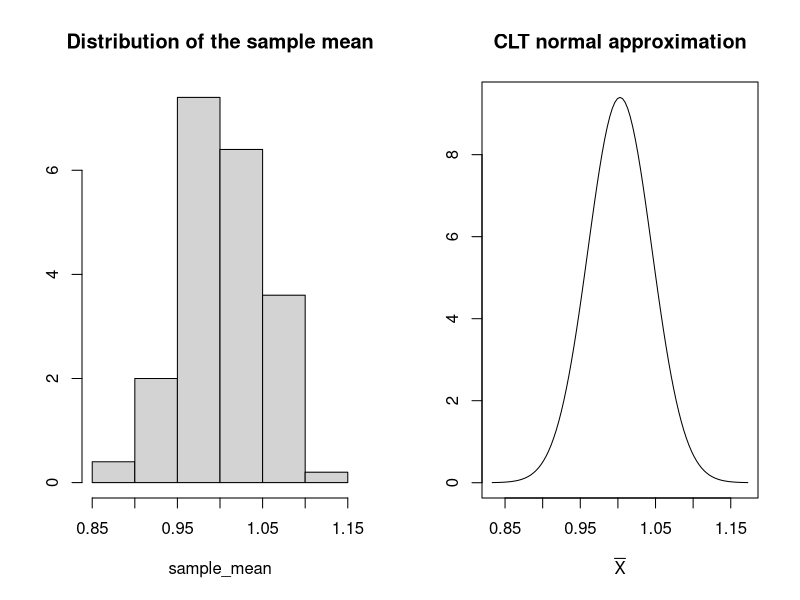

Write the R code that produced this figure.
## ---- chunk 1
knitr::opts_chunk$set(echo = TRUE)
rm(list=ls())
## ---- chunk 2
#This is the so-called truth
nstudents = 360000
nexam = 10
prob_cheat = 0.1
pop = data.frame("studentID" = 1:nstudents,
                 "cheat" = rbinom(nstudents, nexam, prob_cheat))
#Now forget the fact that we create this. Just imagine it is just... life!
## ---- chunk 3
#Taking samples from the population
sample_size = 500 #Number of students you draw out every time of investigation
nrep = 100 #You do it nrep times

sample_mean = rep(NA, nrep) #You don't need to learn to code this
set.seed(802)
for(i in 1:nrep) {
  #Here you randomly draw a sample_size students to investigate their behavior
  sample = pop[sample(1:nstudents, size = sample_size, replace = FALSE),] 
  #then you compute the mean number of cheated exams (over nexam)
  sample_mean[i] = mean(sample$cheat)
}

# Parameters of the approximated normal distribution suggested my the CLT
mu = mean(pop$cheat) #population mean
sigma_squared = var(pop$cheat) #population variance
sigma_squared_clt = sigma_squared/sample_size #variance as per the CLT formula

{#visualization
par(mfrow = c(1,2))
hist(sample_mean, main = "Distribution of the sample mean",
     freq = F, ylab = "")#, xlim = c(0,0.76))
curve(dnorm(x, mean = mu, sd = sqrt(sigma_squared_clt)),
      main = "CLT normal approximation", ylab = "", xlab = expression(bar(X)),
      #from = 0, to = 0.76)
      from = mu-4*sqrt(sigma_squared_clt),
      to = mu+4*sqrt(sigma_squared_clt))
}
## ---- chunk 4
cutpoint = mu
sum(sample_mean < cutpoint)/length(sample_mean)
pnorm(cutpoint, mean = mu, sd = sqrt(sigma_squared_clt))
## ---- chunk 5
# {#simulation set up
# nrep = 1000
# size = 200
# 
# #sample size number of customers from the whole data set, repeat nrep times
# sample_mean = rep(NA, nrep)
# for(i in 1:nrep){
# sample <- inference_dataset[sample(1:nrow(inference_dataset),
#                             size = size, replace = FALSE)]
# sample_mean[i] = mean(sample$loyal)
# }
# 
# # (Re)calculate the mean abd variance of the whole data set
# mean_data <- mean(inference_dataset$loyal)
# var_data <- var(inference_dataset$loyal)
# var_CLT <- var_data/size #CLT formula
# 
# {#visualization
# par(mfrow = c(1,2))
# hist(sample_mean, main = "Distribution of the sample mean",
#      freq = F, ylab = "")#, xlim = c(0,0.76))
# # hist(rnorm(10000, mean = mean_data, sd = sqrt(var_CLT)),
# #      breaks = 20, main = "Simulated X bar", xlab = "", freq = F)
# curve(dnorm(x, mean = mean_data, sd = sqrt(var_CLT)),
#       main = "CLT normal approximation", ylab = "", xlab = expression(bar(X)),
#       #from = 0, to = 0.76)
#       from = mean_data-4*sqrt(var_CLT), to = mean_data+4*sqrt(var_CLT))
# }
# }
